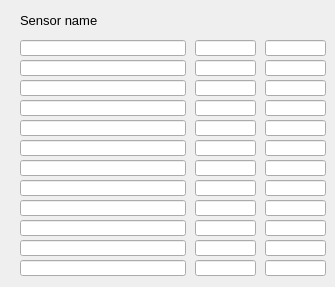
<?xml version="1.0" encoding="UTF-8"?>
<ui version="4.0">
 <class>MainWindow</class>
 <widget class="QMainWindow" name="MainWindow">
  <property name="geometry">
   <rect>
    <x>0</x>
    <y>0</y>
    <width>335</width>
    <height>287</height>
   </rect>
  </property>
  <property name="windowTitle">
   <string>Voltages</string>
  </property>
  <property name="Title" stdset="0">
   <string>Voltages &gt;&gt; $(MODULE)</string>
  </property>
  <widget class="QWidget" name="centralwidget">
   <widget class="caLineEdit" name="calineedit">
    <property name="geometry">
     <rect>
      <x>20</x>
      <y>40</y>
      <width>166</width>
      <height>16</height>
     </rect>
    </property>
    <property name="font">
     <font>
      <family>Sans Serif</family>
      <pointsize>10</pointsize>
     </font>
    </property>
    <property name="channel" stdset="0">
     <string notr="true">$(MODULE):ID_7:name</string>
    </property>
   </widget>
   <widget class="caLineEdit" name="calineedit_2">
    <property name="geometry">
     <rect>
      <x>195</x>
      <y>40</y>
      <width>61</width>
      <height>16</height>
     </rect>
    </property>
    <property name="font">
     <font>
      <family>Sans Serif</family>
      <pointsize>10</pointsize>
     </font>
    </property>
    <property name="alignment">
     <set>Qt::AlignCenter</set>
    </property>
    <property name="channel" stdset="0">
     <string notr="true">$(MODULE):ID_7:value</string>
    </property>
   </widget>
   <widget class="QLabel" name="label">
    <property name="geometry">
     <rect>
      <x>20</x>
      <y>10</y>
      <width>121</width>
      <height>21</height>
     </rect>
    </property>
    <property name="font">
     <font>
      <pointsize>10</pointsize>
     </font>
    </property>
    <property name="text">
     <string>Sensor name</string>
    </property>
   </widget>
   <widget class="caLineEdit" name="calineedit_3">
    <property name="geometry">
     <rect>
      <x>195</x>
      <y>60</y>
      <width>61</width>
      <height>16</height>
     </rect>
    </property>
    <property name="font">
     <font>
      <family>Sans Serif</family>
      <pointsize>10</pointsize>
     </font>
    </property>
    <property name="alignment">
     <set>Qt::AlignCenter</set>
    </property>
    <property name="channel" stdset="0">
     <string notr="true">$(MODULE):ID_8:value</string>
    </property>
   </widget>
   <widget class="caLineEdit" name="calineedit_4">
    <property name="geometry">
     <rect>
      <x>20</x>
      <y>60</y>
      <width>166</width>
      <height>16</height>
     </rect>
    </property>
    <property name="font">
     <font>
      <family>Sans Serif</family>
      <pointsize>10</pointsize>
     </font>
    </property>
    <property name="channel" stdset="0">
     <string notr="true">$(MODULE):ID_8:name</string>
    </property>
   </widget>
   <widget class="caLineEdit" name="calineedit_5">
    <property name="geometry">
     <rect>
      <x>20</x>
      <y>80</y>
      <width>166</width>
      <height>16</height>
     </rect>
    </property>
    <property name="font">
     <font>
      <family>Sans Serif</family>
      <pointsize>10</pointsize>
     </font>
    </property>
    <property name="channel" stdset="0">
     <string notr="true">$(MODULE):ID_9:name</string>
    </property>
   </widget>
   <widget class="caLineEdit" name="calineedit_6">
    <property name="geometry">
     <rect>
      <x>195</x>
      <y>80</y>
      <width>61</width>
      <height>16</height>
     </rect>
    </property>
    <property name="font">
     <font>
      <family>Sans Serif</family>
      <pointsize>10</pointsize>
     </font>
    </property>
    <property name="alignment">
     <set>Qt::AlignCenter</set>
    </property>
    <property name="channel" stdset="0">
     <string notr="true">$(MODULE):ID_9:value</string>
    </property>
   </widget>
   <widget class="caLineEdit" name="calineedit_7">
    <property name="geometry">
     <rect>
      <x>195</x>
      <y>100</y>
      <width>61</width>
      <height>16</height>
     </rect>
    </property>
    <property name="font">
     <font>
      <family>Sans Serif</family>
      <pointsize>10</pointsize>
     </font>
    </property>
    <property name="alignment">
     <set>Qt::AlignCenter</set>
    </property>
    <property name="channel" stdset="0">
     <string notr="true">$(MODULE):ID_10:value</string>
    </property>
   </widget>
   <widget class="caLineEdit" name="calineedit_8">
    <property name="geometry">
     <rect>
      <x>20</x>
      <y>100</y>
      <width>166</width>
      <height>16</height>
     </rect>
    </property>
    <property name="font">
     <font>
      <family>Sans Serif</family>
      <pointsize>10</pointsize>
     </font>
    </property>
    <property name="channel" stdset="0">
     <string notr="true">$(MODULE):ID_10:name</string>
    </property>
   </widget>
   <widget class="caLineEdit" name="calineedit_9">
    <property name="geometry">
     <rect>
      <x>20</x>
      <y>140</y>
      <width>166</width>
      <height>16</height>
     </rect>
    </property>
    <property name="font">
     <font>
      <family>Sans Serif</family>
      <pointsize>10</pointsize>
     </font>
    </property>
    <property name="channel" stdset="0">
     <string notr="true">$(MODULE):ID_12:name</string>
    </property>
   </widget>
   <widget class="caLineEdit" name="calineedit_10">
    <property name="geometry">
     <rect>
      <x>195</x>
      <y>140</y>
      <width>61</width>
      <height>16</height>
     </rect>
    </property>
    <property name="font">
     <font>
      <family>Sans Serif</family>
      <pointsize>10</pointsize>
     </font>
    </property>
    <property name="alignment">
     <set>Qt::AlignCenter</set>
    </property>
    <property name="channel" stdset="0">
     <string notr="true">$(MODULE):ID_12:value</string>
    </property>
   </widget>
   <widget class="caLineEdit" name="calineedit_11">
    <property name="geometry">
     <rect>
      <x>20</x>
      <y>120</y>
      <width>166</width>
      <height>16</height>
     </rect>
    </property>
    <property name="font">
     <font>
      <family>Sans Serif</family>
      <pointsize>10</pointsize>
     </font>
    </property>
    <property name="channel" stdset="0">
     <string notr="true">$(MODULE):ID_11:name</string>
    </property>
   </widget>
   <widget class="caLineEdit" name="calineedit_12">
    <property name="geometry">
     <rect>
      <x>195</x>
      <y>120</y>
      <width>61</width>
      <height>16</height>
     </rect>
    </property>
    <property name="font">
     <font>
      <family>Sans Serif</family>
      <pointsize>10</pointsize>
     </font>
    </property>
    <property name="alignment">
     <set>Qt::AlignCenter</set>
    </property>
    <property name="channel" stdset="0">
     <string notr="true">$(MODULE):ID_11:value</string>
    </property>
   </widget>
   <widget class="caLineEdit" name="calineedit_13">
    <property name="geometry">
     <rect>
      <x>20</x>
      <y>160</y>
      <width>166</width>
      <height>16</height>
     </rect>
    </property>
    <property name="font">
     <font>
      <family>Sans Serif</family>
      <pointsize>10</pointsize>
     </font>
    </property>
    <property name="channel" stdset="0">
     <string notr="true">$(MODULE):ID_13:name</string>
    </property>
   </widget>
   <widget class="caLineEdit" name="calineedit_14">
    <property name="geometry">
     <rect>
      <x>195</x>
      <y>160</y>
      <width>61</width>
      <height>16</height>
     </rect>
    </property>
    <property name="font">
     <font>
      <family>Sans Serif</family>
      <pointsize>10</pointsize>
     </font>
    </property>
    <property name="alignment">
     <set>Qt::AlignCenter</set>
    </property>
    <property name="channel" stdset="0">
     <string notr="true">$(MODULE):ID_13:value</string>
    </property>
   </widget>
   <widget class="caLineEdit" name="calineedit_15">
    <property name="geometry">
     <rect>
      <x>20</x>
      <y>180</y>
      <width>166</width>
      <height>16</height>
     </rect>
    </property>
    <property name="font">
     <font>
      <family>Sans Serif</family>
      <pointsize>10</pointsize>
     </font>
    </property>
    <property name="channel" stdset="0">
     <string notr="true">$(MODULE):ID_14:name</string>
    </property>
   </widget>
   <widget class="caLineEdit" name="calineedit_16">
    <property name="geometry">
     <rect>
      <x>195</x>
      <y>180</y>
      <width>61</width>
      <height>16</height>
     </rect>
    </property>
    <property name="font">
     <font>
      <family>Sans Serif</family>
      <pointsize>10</pointsize>
     </font>
    </property>
    <property name="alignment">
     <set>Qt::AlignCenter</set>
    </property>
    <property name="channel" stdset="0">
     <string notr="true">$(MODULE):ID_14:value</string>
    </property>
   </widget>
   <widget class="caLineEdit" name="calineedit_17">
    <property name="geometry">
     <rect>
      <x>20</x>
      <y>200</y>
      <width>166</width>
      <height>16</height>
     </rect>
    </property>
    <property name="font">
     <font>
      <family>Sans Serif</family>
      <pointsize>10</pointsize>
     </font>
    </property>
    <property name="channel" stdset="0">
     <string notr="true">$(MODULE):ID_15:name</string>
    </property>
   </widget>
   <widget class="caLineEdit" name="calineedit_18">
    <property name="geometry">
     <rect>
      <x>195</x>
      <y>200</y>
      <width>61</width>
      <height>16</height>
     </rect>
    </property>
    <property name="font">
     <font>
      <family>Sans Serif</family>
      <pointsize>10</pointsize>
     </font>
    </property>
    <property name="alignment">
     <set>Qt::AlignCenter</set>
    </property>
    <property name="channel" stdset="0">
     <string notr="true">$(MODULE):ID_15:value</string>
    </property>
   </widget>
   <widget class="caLineEdit" name="calineedit_19">
    <property name="geometry">
     <rect>
      <x>20</x>
      <y>220</y>
      <width>166</width>
      <height>16</height>
     </rect>
    </property>
    <property name="font">
     <font>
      <family>Sans Serif</family>
      <pointsize>10</pointsize>
     </font>
    </property>
    <property name="channel" stdset="0">
     <string notr="true">$(MODULE):ID_16:name</string>
    </property>
   </widget>
   <widget class="caLineEdit" name="calineedit_20">
    <property name="geometry">
     <rect>
      <x>195</x>
      <y>220</y>
      <width>61</width>
      <height>16</height>
     </rect>
    </property>
    <property name="font">
     <font>
      <family>Sans Serif</family>
      <pointsize>10</pointsize>
     </font>
    </property>
    <property name="alignment">
     <set>Qt::AlignCenter</set>
    </property>
    <property name="channel" stdset="0">
     <string notr="true">$(MODULE):ID_16:value</string>
    </property>
   </widget>
   <widget class="caLineEdit" name="calineedit_21">
    <property name="geometry">
     <rect>
      <x>20</x>
      <y>240</y>
      <width>166</width>
      <height>16</height>
     </rect>
    </property>
    <property name="font">
     <font>
      <family>Sans Serif</family>
      <pointsize>10</pointsize>
     </font>
    </property>
    <property name="channel" stdset="0">
     <string notr="true">$(MODULE):ID_17:name</string>
    </property>
   </widget>
   <widget class="caLineEdit" name="calineedit_22">
    <property name="geometry">
     <rect>
      <x>195</x>
      <y>240</y>
      <width>61</width>
      <height>16</height>
     </rect>
    </property>
    <property name="font">
     <font>
      <family>Sans Serif</family>
      <pointsize>10</pointsize>
     </font>
    </property>
    <property name="alignment">
     <set>Qt::AlignCenter</set>
    </property>
    <property name="channel" stdset="0">
     <string notr="true">$(MODULE):ID_17:value</string>
    </property>
   </widget>
   <widget class="caLineEdit" name="calineedit_23">
    <property name="geometry">
     <rect>
      <x>20</x>
      <y>260</y>
      <width>166</width>
      <height>16</height>
     </rect>
    </property>
    <property name="font">
     <font>
      <family>Sans Serif</family>
      <pointsize>10</pointsize>
     </font>
    </property>
    <property name="channel" stdset="0">
     <string notr="true">$(MODULE):ID_18:name</string>
    </property>
   </widget>
   <widget class="caLineEdit" name="calineedit_24">
    <property name="geometry">
     <rect>
      <x>195</x>
      <y>260</y>
      <width>61</width>
      <height>16</height>
     </rect>
    </property>
    <property name="font">
     <font>
      <family>Sans Serif</family>
      <pointsize>10</pointsize>
     </font>
    </property>
    <property name="alignment">
     <set>Qt::AlignCenter</set>
    </property>
    <property name="channel" stdset="0">
     <string notr="true">$(MODULE):ID_18:value</string>
    </property>
   </widget>
   <widget class="caLineEdit" name="calineedit_25">
    <property name="geometry">
     <rect>
      <x>265</x>
      <y>40</y>
      <width>61</width>
      <height>16</height>
     </rect>
    </property>
    <property name="font">
     <font>
      <family>Sans Serif</family>
      <pointsize>10</pointsize>
     </font>
    </property>
    <property name="alignment">
     <set>Qt::AlignCenter</set>
    </property>
    <property name="channel" stdset="0">
     <string notr="true">$(MODULE):ID_7:units</string>
    </property>
   </widget>
   <widget class="caLineEdit" name="calineedit_26">
    <property name="geometry">
     <rect>
      <x>265</x>
      <y>200</y>
      <width>61</width>
      <height>16</height>
     </rect>
    </property>
    <property name="font">
     <font>
      <family>Sans Serif</family>
      <pointsize>10</pointsize>
     </font>
    </property>
    <property name="alignment">
     <set>Qt::AlignCenter</set>
    </property>
    <property name="channel" stdset="0">
     <string notr="true">$(MODULE):ID_15:units</string>
    </property>
   </widget>
   <widget class="caLineEdit" name="calineedit_27">
    <property name="geometry">
     <rect>
      <x>265</x>
      <y>260</y>
      <width>61</width>
      <height>16</height>
     </rect>
    </property>
    <property name="font">
     <font>
      <family>Sans Serif</family>
      <pointsize>10</pointsize>
     </font>
    </property>
    <property name="alignment">
     <set>Qt::AlignCenter</set>
    </property>
    <property name="channel" stdset="0">
     <string notr="true">$(MODULE):ID_18:units</string>
    </property>
   </widget>
   <widget class="caLineEdit" name="calineedit_28">
    <property name="geometry">
     <rect>
      <x>265</x>
      <y>240</y>
      <width>61</width>
      <height>16</height>
     </rect>
    </property>
    <property name="font">
     <font>
      <family>Sans Serif</family>
      <pointsize>10</pointsize>
     </font>
    </property>
    <property name="alignment">
     <set>Qt::AlignCenter</set>
    </property>
    <property name="channel" stdset="0">
     <string notr="true">$(MODULE):ID_17:units</string>
    </property>
   </widget>
   <widget class="caLineEdit" name="calineedit_29">
    <property name="geometry">
     <rect>
      <x>265</x>
      <y>120</y>
      <width>61</width>
      <height>16</height>
     </rect>
    </property>
    <property name="font">
     <font>
      <family>Sans Serif</family>
      <pointsize>10</pointsize>
     </font>
    </property>
    <property name="alignment">
     <set>Qt::AlignCenter</set>
    </property>
    <property name="channel" stdset="0">
     <string notr="true">$(MODULE):ID_11:units</string>
    </property>
   </widget>
   <widget class="caLineEdit" name="calineedit_30">
    <property name="geometry">
     <rect>
      <x>265</x>
      <y>180</y>
      <width>61</width>
      <height>16</height>
     </rect>
    </property>
    <property name="font">
     <font>
      <family>Sans Serif</family>
      <pointsize>10</pointsize>
     </font>
    </property>
    <property name="alignment">
     <set>Qt::AlignCenter</set>
    </property>
    <property name="channel" stdset="0">
     <string notr="true">$(MODULE):ID_14:units</string>
    </property>
   </widget>
   <widget class="caLineEdit" name="calineedit_31">
    <property name="geometry">
     <rect>
      <x>265</x>
      <y>220</y>
      <width>61</width>
      <height>16</height>
     </rect>
    </property>
    <property name="font">
     <font>
      <family>Sans Serif</family>
      <pointsize>10</pointsize>
     </font>
    </property>
    <property name="alignment">
     <set>Qt::AlignCenter</set>
    </property>
    <property name="channel" stdset="0">
     <string notr="true">$(MODULE):ID_16:units</string>
    </property>
   </widget>
   <widget class="caLineEdit" name="calineedit_32">
    <property name="geometry">
     <rect>
      <x>265</x>
      <y>100</y>
      <width>61</width>
      <height>16</height>
     </rect>
    </property>
    <property name="font">
     <font>
      <family>Sans Serif</family>
      <pointsize>10</pointsize>
     </font>
    </property>
    <property name="alignment">
     <set>Qt::AlignCenter</set>
    </property>
    <property name="channel" stdset="0">
     <string notr="true">$(MODULE):ID_10:units</string>
    </property>
   </widget>
   <widget class="caLineEdit" name="calineedit_33">
    <property name="geometry">
     <rect>
      <x>265</x>
      <y>140</y>
      <width>61</width>
      <height>16</height>
     </rect>
    </property>
    <property name="font">
     <font>
      <family>Sans Serif</family>
      <pointsize>10</pointsize>
     </font>
    </property>
    <property name="alignment">
     <set>Qt::AlignCenter</set>
    </property>
    <property name="channel" stdset="0">
     <string notr="true">$(MODULE):ID_12:units</string>
    </property>
   </widget>
   <widget class="caLineEdit" name="calineedit_34">
    <property name="geometry">
     <rect>
      <x>265</x>
      <y>80</y>
      <width>61</width>
      <height>16</height>
     </rect>
    </property>
    <property name="font">
     <font>
      <family>Sans Serif</family>
      <pointsize>10</pointsize>
     </font>
    </property>
    <property name="alignment">
     <set>Qt::AlignCenter</set>
    </property>
    <property name="channel" stdset="0">
     <string notr="true">$(MODULE):ID_9:units</string>
    </property>
   </widget>
   <widget class="caLineEdit" name="calineedit_35">
    <property name="geometry">
     <rect>
      <x>265</x>
      <y>60</y>
      <width>61</width>
      <height>16</height>
     </rect>
    </property>
    <property name="font">
     <font>
      <family>Sans Serif</family>
      <pointsize>10</pointsize>
     </font>
    </property>
    <property name="alignment">
     <set>Qt::AlignCenter</set>
    </property>
    <property name="channel" stdset="0">
     <string notr="true">$(MODULE):ID_8:units</string>
    </property>
   </widget>
   <widget class="caLineEdit" name="calineedit_36">
    <property name="geometry">
     <rect>
      <x>265</x>
      <y>160</y>
      <width>61</width>
      <height>16</height>
     </rect>
    </property>
    <property name="font">
     <font>
      <family>Sans Serif</family>
      <pointsize>10</pointsize>
     </font>
    </property>
    <property name="alignment">
     <set>Qt::AlignCenter</set>
    </property>
    <property name="channel" stdset="0">
     <string notr="true">$(MODULE):ID_13:units</string>
    </property>
   </widget>
  </widget>
 </widget>
 <customwidgets>
  <customwidget>
   <class>caLineEdit</class>
   <extends>QLineEdit</extends>
   <header>caLineEdit</header>
  </customwidget>
 </customwidgets>
 <resources/>
 <connections/>
 <designerdata>
  <property name="gridDeltaX">
   <number>5</number>
  </property>
  <property name="gridDeltaY">
   <number>5</number>
  </property>
  <property name="gridSnapX">
   <bool>true</bool>
  </property>
  <property name="gridSnapY">
   <bool>true</bool>
  </property>
  <property name="gridVisible">
   <bool>true</bool>
  </property>
 </designerdata>
</ui>
